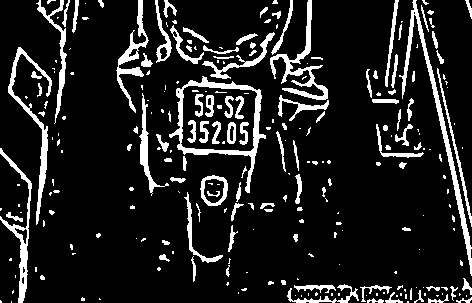
#> input picture detectPlate/STEP/2-imgPreprocess.jpg, 472 x 303 px
$ python -i detectPlate.py   (imports and definitions only)   (Python 2 division)   (older library calls are emulated)
#> lines starting #> are read from the running program, lines starting #| are printed output that depends on the picture; after the words box and inside, x2 and y2 are one past the last pixel; in counts of white or black regions, pixels touching at a corner belong together
#> further down, picture is the input picture: shape (303, 472, 3); min 0, max 255, mean 32.2
import cv2
import numpy as np
import math
import random
import shapely.geometry
import shapely.affinity
import logging
from sklearn import svm
from sklearn.externals import joblib
import time
import gearman

#logging config
# [1 line not run here, left out]
SHOWLOG = False

#load model SVM
# [2 lines not run here, left out]

#define host gearman
HOST_GEARMAN = 'localhost:4730'

# Char first pass
CHAR_MIN_AREA = 30
CHAR_MIN_W    = 2
CHAR_MIN_H    = 8
CHAR_MIN_WHRATIO = 0.15
CHAR_MAX_WHRATIO = 1.0

# Cluster char
CLUSTER_MIN_NUM_CHAR   = 2
CLUSTER_MAX_ANGLE_CHAR = 15.0
MAX_DIFF_AREA   = 0.4
MAX_DIFF_WIDTH  = 0.6
MAX_DIFF_HEIGHT = 0.2
MAX_DISTANCE_MULTI = 3.2

# PLATE
PLATE_WIDTH_PADD_MULTI = 1.8
PLATE_HEIGHT_PADD_MULTI = 1.5

# Combine Plate
MIN_DIFF_ANGLE = -20
MAX_DIFF_ANGLE =  20

MIN_PLATE_RATIO = 0.7
MAX_PLATE_RATIO = 1.3
MIN_OVERLAP_RATIO = 0.75
MAX_OVERLAP_RATIO = 1

# Char detect
CHAR_SIZE = (28,28)


#get grayScale and threshold
def adaptiveImgs(imgOrigin):

    imgHSV = cv2.cvtColor(imgOrigin, cv2.COLOR_BGR2HSV)
#> imgHSV: shape (303, 472, 3); mean H, S, V 0, 0, 32.2
    hue, saturation, imgGray = cv2.split(imgHSV)
#> hue: shape (303, 472); every value is 0

    # MaximizeContrast
    structuringElement = cv2.getStructuringElement(cv2.MORPH_RECT, (3, 3))
    imgTopHat = cv2.morphologyEx(imgGray, cv2.MORPH_TOPHAT, structuringElement)
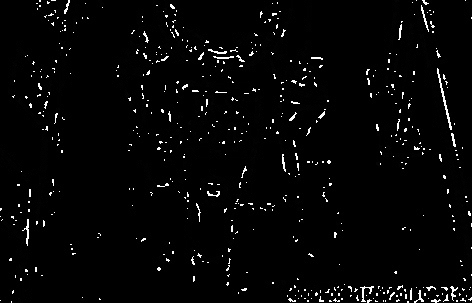
#> imgTopHat: shape (303, 472); min 0, max 255, mean 6.4
    imgBlackHat = cv2.morphologyEx(imgGray, cv2.MORPH_BLACKHAT, structuringElement)
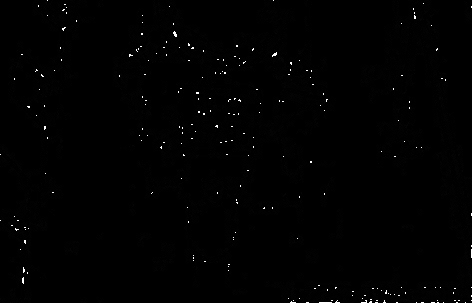
#> imgBlackHat: shape (303, 472); min 0, max 255, mean 1.5
    imgGrayAddTopHat = cv2.add(imgGray, imgTopHat)
    imgGrayMinusBlackHat = cv2.subtract(imgGrayAddTopHat, imgBlackHat)
    imgBlurred = cv2.GaussianBlur(imgGrayMinusBlackHat, (5, 5), 0)
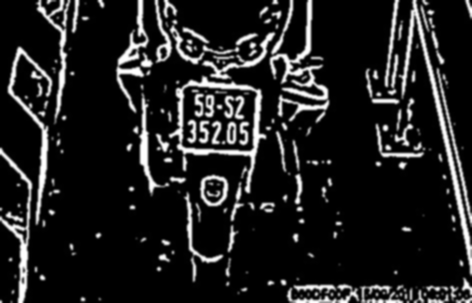
#> imgBlurred: shape (303, 472); min 0, max 255, mean 32.3
    imgThresh = cv2.adaptiveThreshold(imgBlurred, 255.0, cv2.ADAPTIVE_THRESH_GAUSSIAN_C, cv2.THRESH_BINARY_INV, 19, 9)
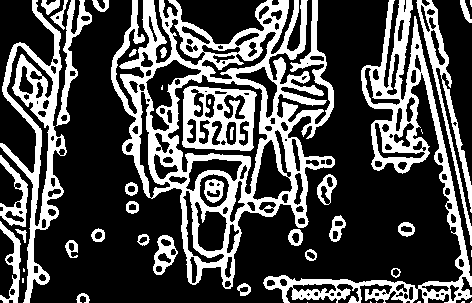
#> imgThresh: shape (303, 472); 30.7% white; 44 white regions (13 under 20 px), largest, box (x1, y1, x2, y2) and area: (111, 0, 335, 289) 19220, (263, 0, 472, 303) 8987, (0, 0, 67, 303) 5136

    return imgGray, imgThresh

# [341 lines left out: functions findCharsFromImg, isCanBeChar, findClusterChar, findListClusterChar, getPlateFromClusterChar, getContour and 9 more, not called in this run]

def charPlace(char):
    return char["centerX"] + 10 * char["centerY"]


# [97 lines left out: functions recognizeChar, detectPlateMain, not called in this run]

# [1 line that did not run here, left out]
# [2 lines not run here, left out]
# [1 line that did not run here, left out]
# [1 line not run here, left out]

# [4 lines of commented-out code are left out]

>>> import cv2
>>> picture = cv2.imread('STEP/2-imgPreprocess.jpg')
>>> result = adaptiveImgs(picture)

$ run again, on detectPlate/STEP/5-DrawplateCrop.jpg
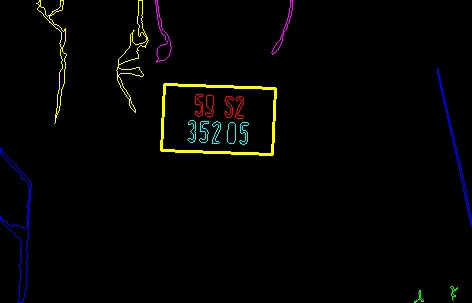
#> input picture detectPlate/STEP/5-DrawplateCrop.jpg, 472 x 303 px
#> picture is the input picture: shape (303, 472, 3); mean B, G, R 3.5, 4, 4.4
#> imgHSV: shape (303, 472, 3); mean H, S, V 12.4, 41.1, 6.1
#> in adaptiveImgs, `hue, saturation, imgGray = cv2.split(imgHSV)`:
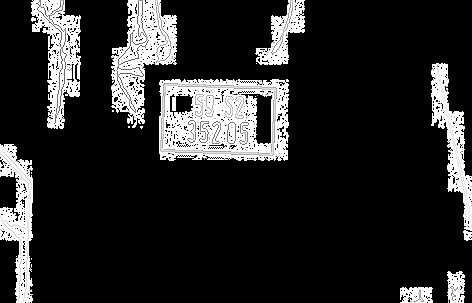
#> saturation: shape (303, 472); min 0, max 255, mean 41.1
#> in adaptiveImgs, `imgThresh = cv2.adaptiveThreshold(imgBlurred, 255.0, cv2.ADAPTIVE_THRE..`:
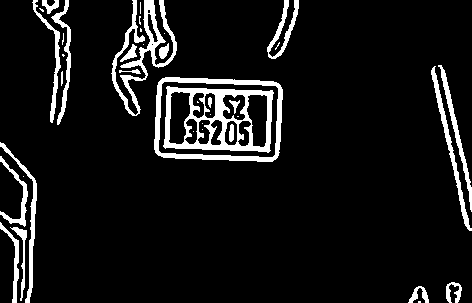
#> imgThresh: shape (303, 472); 8.7% white; 39 white regions (17 under 20 px), largest, box (x1, y1, x2, y2) and area: (163, 86, 274, 153) 2970, (154, 77, 283, 162) 1885, (111, 0, 177, 116) 1884
